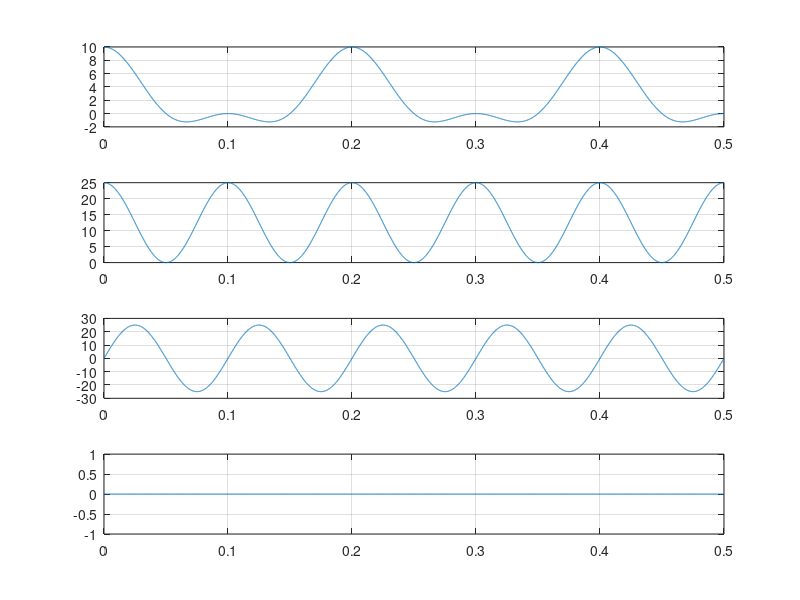
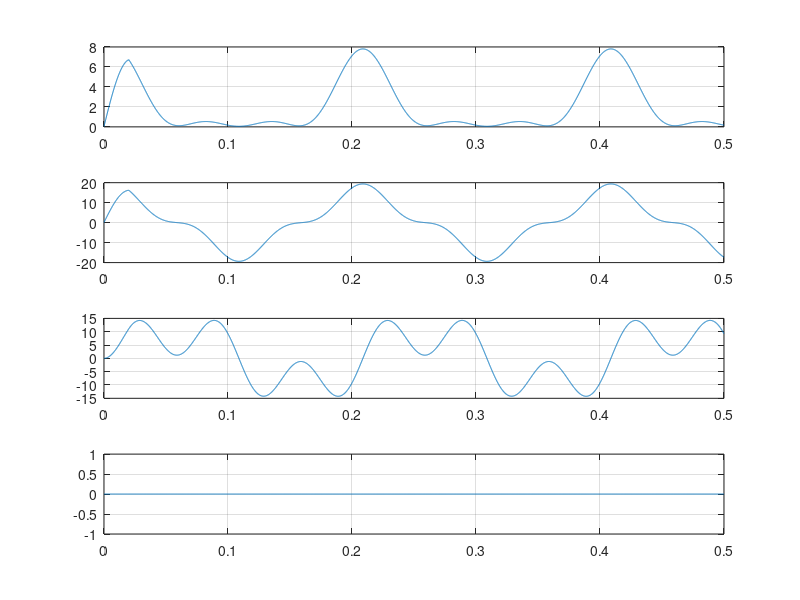
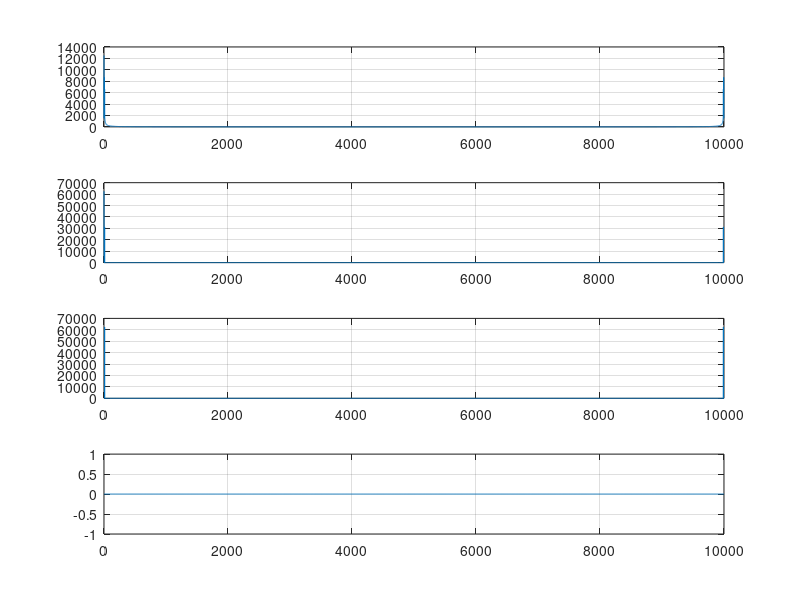

MATLAB code to generate these figures, in order:
clc
clear all
close all
am = input('Message amplitude = ');
ac = input('Carrier amplitude = ');
fm = input('Message frequency = ');
fc = input('Carrier frequency = ');

fs = 10000;
N = 5000;
f = 0:fs/N:(N-1)*fs/N;
t = 0:1/fs:0.5-1/fs;
ka = 1/ac;

m = am*cos(2*pi*fm*t);
c = ac*cos(2*pi*fc*t);
m1 = am*sin(2*pi*fm*t);
c1 = ac*sin(2*pi*fc*t);

s1 = (1+ka.*m).*c;
s2 = c.*m;
s31 = c1.*m+c.*m1;
s32 = c1.*m-c.*m1;


ds1 = c.*s1;
ds2 = c.*s2;
ds31 = c.*s31;
ds32 = c1.*s32;

n = 0:1:200;
w = 2*pi*fm/fs;
h = sinc(n*w)*w/pi;
y1 = filter(h,1,ds1);
y2 = filter(h,1,ds2);
y3 = filter(h,1,ds31);
y4 = filter(h,1,ds32);

subplot(4,1,1)
plot(t,s1)
grid on
subplot(4,1,2)
plot(t,s2)
grid on
subplot(4,1,3)
plot(t,s31)
grid on
subplot(4,1,4)
plot(t,s32)
grid on

figure
subplot(4,1,1)
plot(t,y1)
grid on
subplot(4,1,2)
plot(t,y2)
grid on
subplot(4,1,3)
plot(t,y3)
grid on
subplot(4,1,4)
plot(t,y4)
grid on

figure
subplot(4,1,1)
plot(f,abs(fft(s1,N)))
grid on
subplot(4,1,2)
plot(f,abs(fft(s2,N)))
grid on
subplot(4,1,3)
plot(f,abs(fft(s31,N)))
grid on
subplot(4,1,4)
plot(f,abs(fft(s32,N)))
grid on